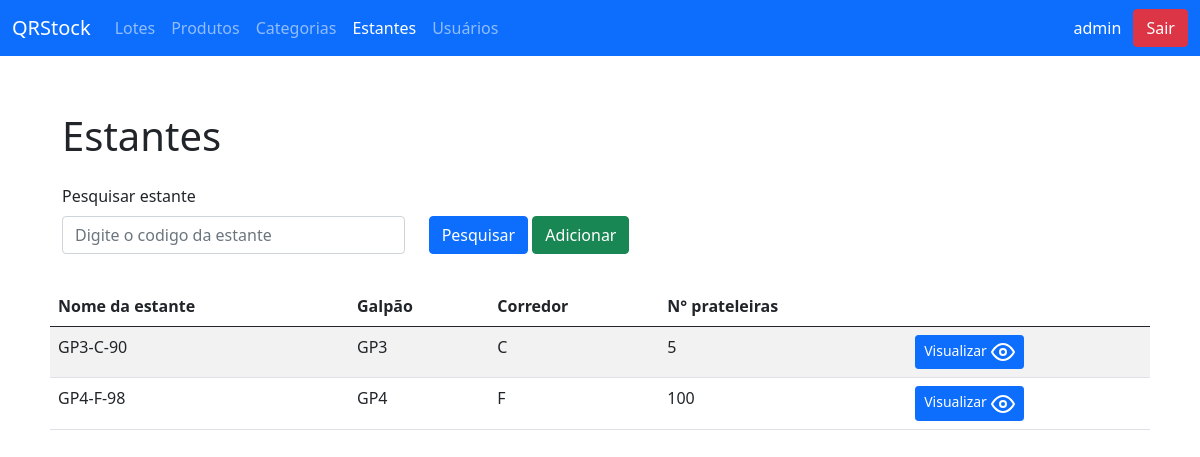
The app's page /shelves/ (signed in), older data.
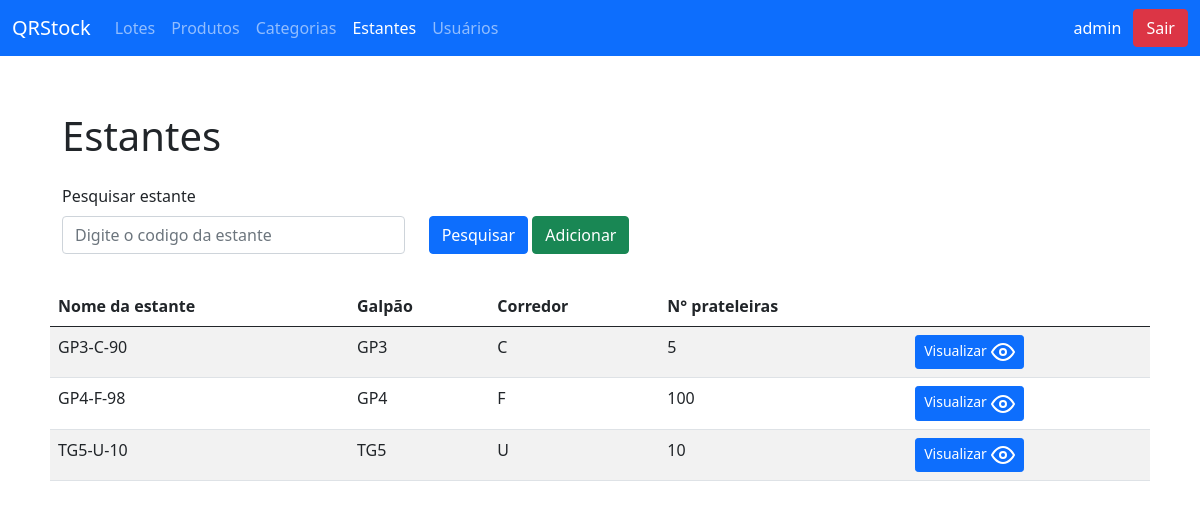
The same page, newer data.
### QRcodeStock/models.py (models this page shows, shortened)
class Estante(models.Model):
    codigo = models.CharField(max_length=50)
    galpao = models.CharField(max_length=50)
    corredor = models.CharField(max_length=50)
    quantidade_prateleiras = models.IntegerField(blank=True, null=True)
    class Meta:
        verbose_name_plural = 'Estantes'

### QRcodeStock/views.py (the view)
# urls.py: path('shelves/', list_shelves, name='url_list_shelves'),
@login_required
def list_shelves(request):
    if request.POST:
        if request.POST['filter']:
            shelves = Estante.objects.filter(codigo=request.POST['filter'])
        else:
            shelves = Estante.objects.all()
    else:
        shelves = Estante.objects.all()
    context = {'titulo': 'QRStock - Lista de estantes', 'shelves': shelves}
    return render(request, 'listagem/estantes.html', context)

### QRcodeStock/templates/listagem/estantes.html (shortened to what this page needs)
{% extends 'base.html' %}
{% block conteudo %}
  <div class="container-md" style="margin: 56px auto 32px; padding: 0 32px;">
    <div class="row">
      <div class="col-md-12">
        <h1>Estantes</h1>
      </div>
    </div>
    <form method="post" class="row" style="margin-top: 16px;">
      <div class="col-md-4">
        <label for="pesquisa" class="form-label">Pesquisar estante</label>
        <input type="text" class="form-control" id="pesquisa" name="filter"
               placeholder="Digite o codigo da estante">
      </div>
      <div class="col-md-4 d-flex align-items-end">
        <button
          type="submit"
          class="btn btn-primary"
          id="pesquisar-produto"
        >
          Pesquisar
        </button>
          <a href="/add_shelf/">
          <button
                type="button"
                class="btn btn-success"
          >
          Adicionar
          </button>
              </a>
      </div>
    </form>
    <div class="row" style="margin-top: 32px;">
      <table class="table table-striped">
        <thead>
          <th>Nome da estante</th>
          <th>Galpão</th>
          <th>Corredor</th>
          <th>N° prateleiras</th>
          <th></th>
        </thead>
        <tbody>
        {% for shelf in shelves %}
            <tr>
                <td>{{ shelf.codigo }}</td>
                <td>{{ shelf.galpao }}</td>
                <td>{{ shelf.corredor }}</td>
                <td>{{ shelf.quantidade_prateleiras }}</td>
                <td>
                  <a href="{% url 'url_show_shelf' shelf.id %}" class="btn btn-primary btn-sm">
                    Visualizar <i style="font-size: 12px;" data-feather="eye"></i>
                  </a>
                </td>
            </tr>
        {% endfor %}
        </tbody>
      </table>
    </div>
  </div>
{% endblock %}

Row changes from the older to the newer data that the page shows:
added Estante: codigo "TG5-U-10", galpao "TG5", corredor "U", quantidade_prateleiras "10"
